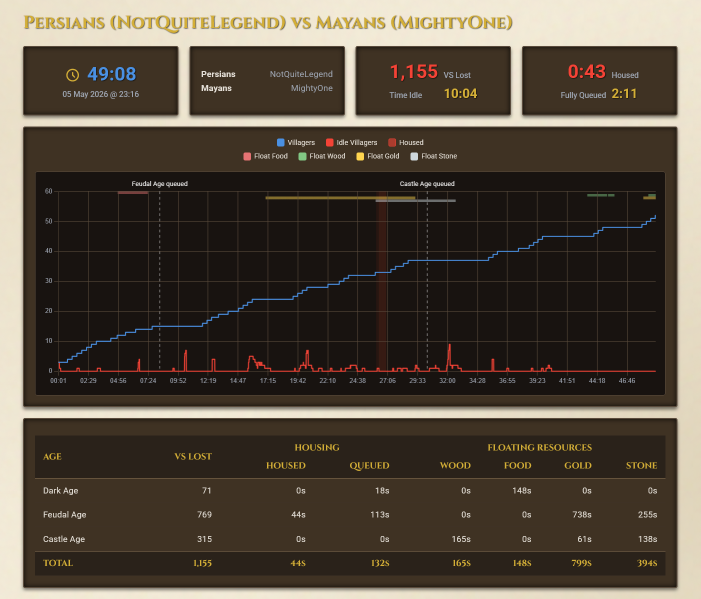
#> input picture report-sample.png, 1401 x 1197 px (shown at 1/2 size)
$ python -i poc_vision.py   (imports and definitions only)
#> lines starting #> are read from the running program, lines starting #| are printed output that depends on the picture; after the words box and inside, x2 and y2 are one past the last pixel; in counts of white or black regions, pixels touching at a corner belong together
#> further down, picture is the input picture: shape (1197, 1401, 3); mean B, G, R 61.3, 73.2, 82.9
import cv2
import numpy as np
import json
import os
import argparse
import time

"""
AoE2 Squire Vision Pipeline (Proof of Concept)
----------------------------------------------
This script implements a scale-invariant vision pipeline for extracting
game state from Age of Empires II: Definitive Edition.

ARCHITECTURAL PHILOSOPHY: "Detect First, Extract Second"
1. CALIBRATION: Detect UI scale and mod-specific geometry using fixed anchors (e.g., Red UI elements).
2. ANCHORING: Use a reference box (Wood) to find the vertical baseline of digits.
3. NORMALIZATION: Clip boxes to the detected baseline to ensure digits are vertically centered.
4. ROBUST OCR: Combine anchoring with standard vertical wiggle to maintain 100% accuracy across all resolutions.
"""

# ==========================================
# CONSTANTS & CONFIGURATION
# ==========================================

# --- Scale Detection ---
RED_PIXEL_MIN_COUNT = 12
RED_DIFF_THRESHOLD = 140     # Red must be this much higher than Green and Blue
ANCHOR_MIN_X = 0.5
ANCHOR_MAX_X = 0.95
ANCHOR_MIN_Y = 0.015
ANCHOR_MAX_Y = 0.035
UI_SCALE_MIN = 0.5
UI_SCALE_MAX = 2.0

# --- Mod Support (Anne_HK) ---
ANNE_HK_PIXEL_MIN_COUNT = 12
ANNE_HK_COLOR_DIFF_THRESHOLD = 150  # R and G must be this much higher than B
ANNE_HK_Y_ADJUST_FACTOR = 0.6       # Villager boxes expanded up by 60%
ANNE_HK_IDLE_W_ADJUST_FACTOR = 0.4   # Idle vils box expanded width by 40%
ANNE_HK_IDLE_RED_MIN = 150          # Red indicator threshold
ANNE_HK_IDLE_GB_MAX = 10            # Max Green/Blue for the red indicator

# --- Segmentation ---
SEG_GREY_TOLERANCE = 30
SEG_BRIGHTNESS_THRESHOLD = 100
SEG_REQUIRED_BRIGHTNESS = 230
BASELINE_MIN_AREA = 15

# --- Extraction Cleanup ---
OUT_GREY_TOLERANCE = 30
OUT_BRIGHTNESS_THRESHOLD_DEFAULT = 5
OUT_BRIGHTNESS_THRESHOLD_OVERLAY = 30

# --- Matching ---
WORKING_HEIGHT = 36
CANVAS_SIZE = 64
BLUR_SIGMA = 1.0
OFFSETS = [-1, 0, 1]

# --- OCR Tie-Breaker (0 vs 3/6/9) ---
TB_SSD_MARGIN = 0.20        # SSD difference must be within 20% for tie-breaker
TB_SYM_ZERO_MAX = 60        # Max symmetry score for a '0'
TB_SYM_ASYM_MIN = 40        # Min symmetry score for asymmetric digits
TB_ASYM_CHARS = {'3', '6', '9'}

# --- Scale Detection ---
BASELINE_MARGIN_PX = 263    # Standard 1080p right-side margin

# ==========================================
# 1. VISION UTILITIES (DETECTORS & FILTERS)
# ==========================================

# [77 lines left out: functions detect_ui_scale, detect_anne_hk_mod, detect_housed_overlay, contains_yellow, contains_red, not called in this run]

def apply_base_filter(img, grey_tol, brightness_thresh, overlay_mode=False, allow_yellow=False, ignore_color=False):
    """Filters image by greyness and brightness to isolate text."""
#> called with grey_tol = 30, brightness_thresh = 5, overlay_mode = False, allow_yellow = False, ignore_color = False
    if img is None or img.size == 0: return np.zeros((1, 1), dtype=np.uint8)
    if ignore_color:
        gray = cv2.cvtColor(img, cv2.COLOR_BGR2GRAY)
        _, cleaned = cv2.threshold(gray, brightness_thresh, 255, cv2.THRESH_TOZERO)
        return cleaned

    if overlay_mode:
        h, w = img.shape[:2]
        if h < 3 or w < 3: return np.zeros((h, w), dtype=np.uint8)
        bg_color = img[2, 2].astype(np.int16)
        subtracted = np.clip(img.astype(np.int16) - bg_color, 0, 255).astype(np.uint8)
        gray_sub = cv2.cvtColor(subtracted, cv2.COLOR_BGR2GRAY)
        normalized = cv2.normalize(gray_sub, None, 0, 255, cv2.NORM_MINMAX)
        _, cleaned = cv2.threshold(normalized, brightness_thresh, 255, cv2.THRESH_TOZERO)
        return cleaned

    if len(img.shape) == 3:
        b, g, r = img[:, :, 0], img[:, :, 1], img[:, :, 2]
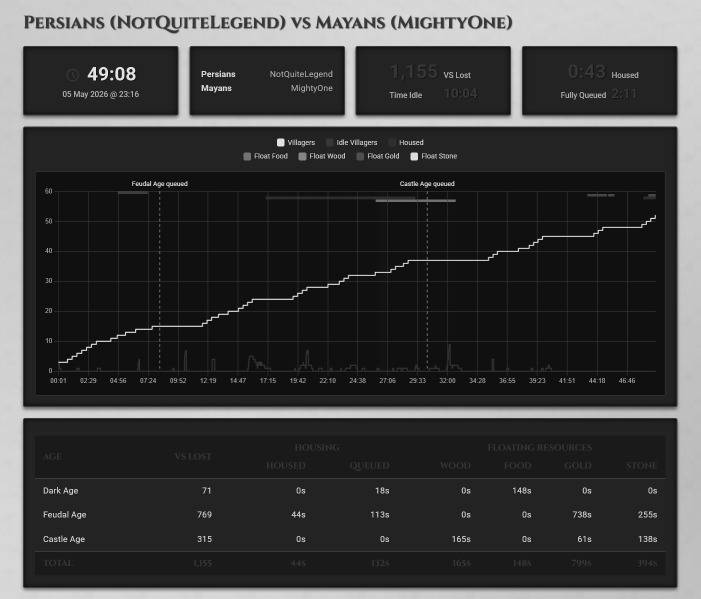
#> b: shape (1197, 1401) (shown at 1/2 size); min 10, max 255, mean 61.3
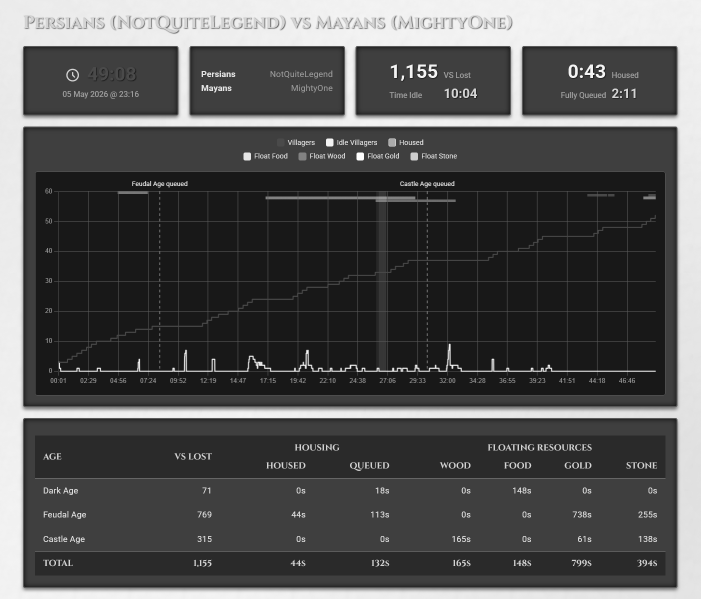
#> r: shape (1197, 1401) (shown at 1/2 size); min 17, max 255, mean 82.9
        max_val, min_val = np.max(img, axis=2).astype(np.int16), np.min(img, axis=2).astype(np.int16)
        to_keep = (max_val - min_val <= grey_tol)
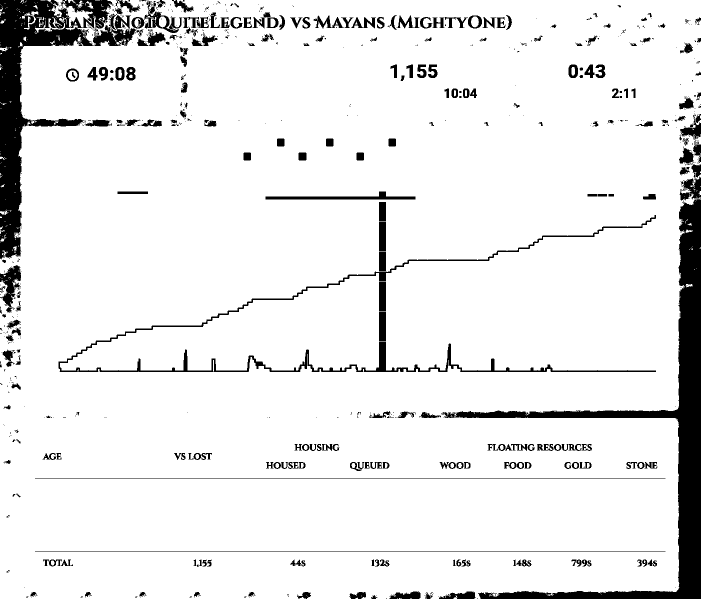
#> to_keep: shape (1197, 1401) bool (shown at 1/2 size); 91.5% white; 682 black regions (424 under 20 px), largest, box (x1, y1, x2, y2) and area: (882, 353, 1401, 1197) 46281, (0, 0, 273, 519) 35783, (117, 430, 1312, 744) 11616
        if allow_yellow:
            is_yellow = (r > 150) & (g > 150) & (np.abs(r.astype(np.int16) - g.astype(np.int16)) < 50) & (b < max_val - 15)
            to_keep |= is_yellow
        filtered = np.zeros(max_val.shape, dtype=np.uint8)
        filtered[to_keep] = max_val.astype(np.uint8)[to_keep]
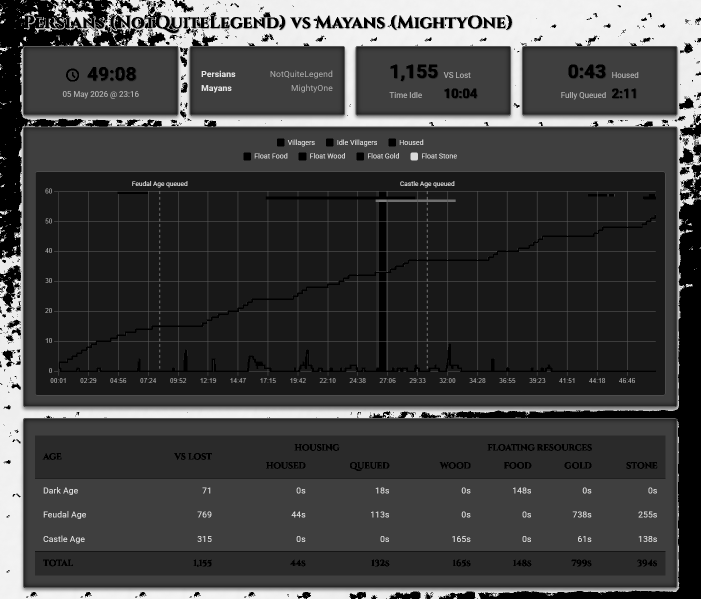
#> filtered: shape (1197, 1401) (shown at 1/2 size); min 0, max 255, mean 65.5
    else:
        filtered = img

    _, cleaned = cv2.threshold(filtered, brightness_thresh, 255, cv2.THRESH_TOZERO)
    return cleaned

def cleanup_box(box_img, overlay_mode=False, allow_yellow=False, ignore_color=False):
    """Produces a clean output image for the matcher."""
    thresh = OUT_BRIGHTNESS_THRESHOLD_OVERLAY if overlay_mode else OUT_BRIGHTNESS_THRESHOLD_DEFAULT
    return apply_base_filter(box_img, OUT_GREY_TOLERANCE, thresh, overlay_mode, allow_yellow, ignore_color)

# ==========================================
# 2. MATCHING LOGIC
# ==========================================

# [115 lines left out: functions calculate_h_symmetry, prepare_canvas, load_templates, match_digit_to_template, calculate_ssd_for_char, not called in this run]

# ==========================================
# 3. SEGMENTATION ENGINE
# ==========================================

def get_components_recursive(roi_bgr, ui_scale, grey_tolerance, brightness_threshold,
                             overlay_mode=False, allow_yellow=False, ignore_color=False,
                             offset_x=0, offset_y=0, connectivity=8, required_brightness=230):
    """
    Finds connected components in a box. If a component is unusually wide (indicating
    overlapping digits), it recursively re-segments that sub-region with stricter
    thresholds to force a split.
    """
#> called with ui_scale = 1, grey_tolerance = 30, brightness_threshold = 100, overlay_mode = False, allow_yellow = False, ignore_color = False, offset_x = 0, offset_y = 0
    min_area = int(BASELINE_MIN_AREA * (ui_scale ** 2))
    req_bright = required_brightness if not ignore_color else 150

    seg = apply_base_filter(roi_bgr, grey_tolerance, brightness_threshold, overlay_mode, allow_yellow, ignore_color)
    binary = (seg > 0).astype(np.uint8)
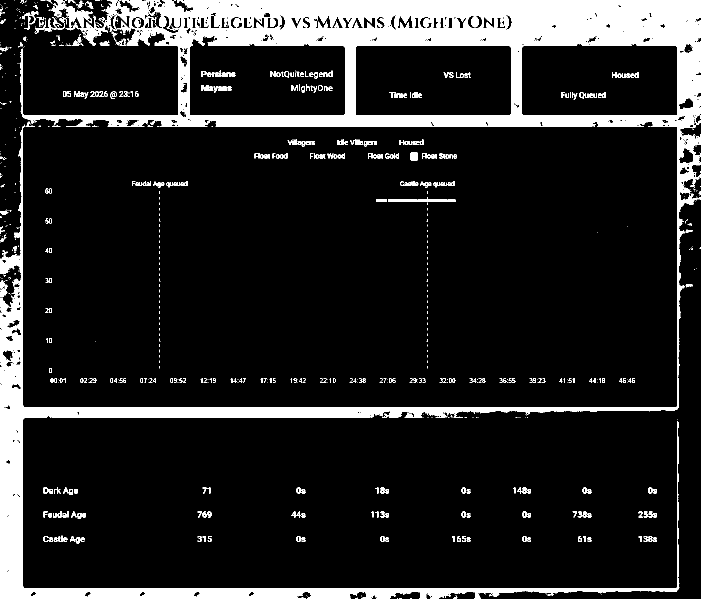
#> binary: shape (1197, 1401) (shown at 1/2 size); values 0 (black) and 1 (white), 13.8% white; 848 white regions (488 under 20 px), largest, box (x1, y1, x2, y2) and area: (0, 0, 1401, 1197) 210044, (102, 0, 186, 55) 1533, (70, 34, 130, 68) 467
    num_labels, labels, stats, _ = cv2.connectedComponentsWithStats(binary, connectivity=connectivity)
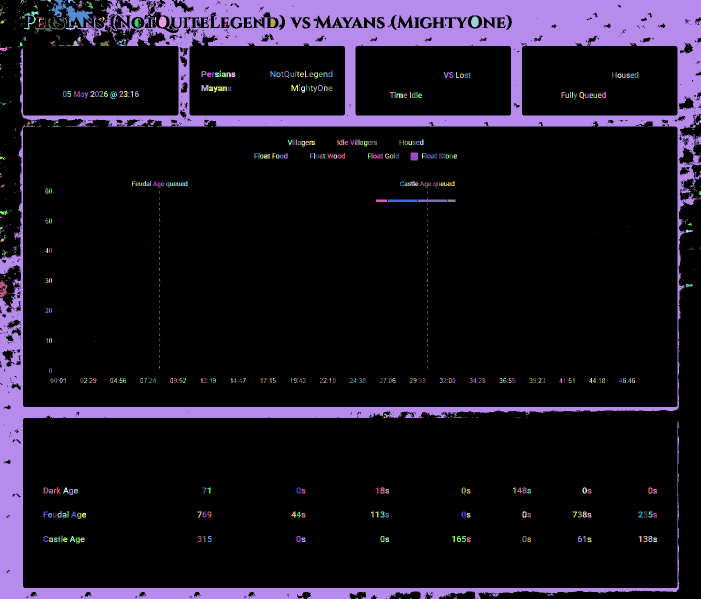
#> labels: shape (1197, 1401) int32 (shown at 1/2 size); 849 distinct labels, from 0 to 848; one colour per label, 0 black
#> num_labels = 849; stats = 849 rows, first 6: [0, 0, 1401, 1197, 1445361], [29, 0, 1, 1, 1], [40, 0, 8, 7, 22], [51, 1, 2, 4, 5], [81, 0, 10, 1, 10], [93, 0, 9, 4, 21]

    valid_indices = []
    for i in range(1, num_labels):
        if stats[i, cv2.CC_STAT_AREA] >= min_area:
            x, y, w, h = stats[i, cv2.CC_STAT_LEFT], stats[i, cv2.CC_STAT_TOP], stats[i, cv2.CC_STAT_WIDTH], stats[i, cv2.CC_STAT_HEIGHT]
            # Check if component has at least one bright pixel
            component_mask = (labels[y:y+h, x:x+w] == i)
            if np.any(component_mask):
                if np.max(seg[y:y+h, x:x+w][component_mask]) >= req_bright:
                    valid_indices.append(i)
#> this loop made 848 passes
#> (x, y, w, h) on passes 2, 5, 6, 8, 9, 13, 16, 31, 36, 55, 69, 70: (40, 0, 8, 7), (93, 0, 9, 4), (102, 0, 84, 55), (136, 0, 16, 7), (152, 1, 16, 15), (0, 0, 1401, 1197), (172, 2, 15, 15), (66, 10, 10, 9), (0, 15, 6, 16), (48, 22, 29, 37), (44, 32, 6, 7), (56, 33, 6, 11)
#> after the loop, valid_indices = 63 values from 2 to 840

    if not valid_indices: return []

    img_h, img_w = roi_bgr.shape[:2]
#> img_h = 1197; img_w = 1401
    if len(valid_indices) == 1:
        idx = valid_indices[0]
        w, h = stats[idx, cv2.CC_STAT_WIDTH], stats[idx, cv2.CC_STAT_HEIGHT]
        if w == img_w and h == img_h and (w + 2 > h):
            max_allowed_val = max(2, int(0.3 * h))
            min_dist = max(2, int(3 * ui_scale))
            proj = np.sum(binary, axis=0)

            perfect_valleys = []
            regular_valleys = []

            for cx in range(min_dist, w - min_dist):
                val = proj[cx]
                is_local_min = val <= proj[cx - 1] and val <= proj[cx + 1]
                if is_local_min and val <= max_allowed_val:
                    regular_valleys.append((cx, val))
                    if w > h + 1:
                        w_left = cx
                        w_right = w - cx
                        num_wide = (1 if w_left + 2 > h else 0) + (1 if w_right + 2 > h else 0)
                        balance = min(w_left, w_right) / max(w_left, w_right)
                        if num_wide == 0 and balance >= 0.7:  # neither half is less than 70% of the other
                            perfect_valleys.append((cx, val))

            if perfect_valleys:
                perfect_valleys.sort(key=lambda item: item[1])
                best_valley = perfect_valleys[0][0]
                split_roi = roi_bgr.copy()
                split_roi[:, best_valley] = 0
                return get_components_recursive(split_roi, ui_scale, SEG_GREY_TOLERANCE, SEG_BRIGHTNESS_THRESHOLD, overlay_mode, allow_yellow, ignore_color, offset_x, offset_y, connectivity, required_brightness)

            if brightness_threshold < 160:
                return get_components_recursive(roi_bgr, ui_scale, grey_tolerance, brightness_threshold + 10, overlay_mode, allow_yellow, ignore_color, offset_x, offset_y, connectivity, required_brightness)
            if grey_tolerance > 2:
                return get_components_recursive(roi_bgr, ui_scale, grey_tolerance - 2, brightness_threshold, overlay_mode, allow_yellow, ignore_color, offset_x, offset_y, connectivity, required_brightness)

            # Valley Splitting: Try to split the wide merged component vertically using the regular valleys
            if regular_valleys:
                # Select the single best valley by minimising the number of resulting wide parts
                best_valley = None
                best_num_wide = 3  # Greater than max possible outcome (2)
                best_proj_val = 999999

                for cx, val in regular_valleys:
                    w_left = cx
                    w_right = w - cx
                    num_wide = (1 if w_left + 2 > h else 0) + (1 if w_right + 2 > h else 0)

                    if num_wide < best_num_wide:
                        best_num_wide = num_wide
                        best_valley = cx
                        best_proj_val = val
                    elif num_wide == best_num_wide:
                        # Tie-breaker: prefer the deeper valley (lower projection count)
                        if val < best_proj_val:
                            best_valley = cx
                            best_proj_val = val

                if best_valley is not None:
                    split_roi = roi_bgr.copy()
                    split_roi[:, best_valley] = 0
                    # Recurse on split ROI, resetting thresholding parameters to their high-quality defaults
                    return get_components_recursive(split_roi, ui_scale, SEG_GREY_TOLERANCE, SEG_BRIGHTNESS_THRESHOLD, overlay_mode, allow_yellow, ignore_color, offset_x, offset_y, connectivity, required_brightness)

            # Fallback to 4-connectivity as a last resort
            if connectivity == 8:
                return get_components_recursive(roi_bgr, ui_scale, grey_tolerance, brightness_threshold, overlay_mode, allow_yellow, ignore_color, offset_x, offset_y, 4, required_brightness)
            return [{'x': offset_x, 'y': offset_y, 'w': w, 'h': h}]

    results = []
    for i in valid_indices:
        x, y, w, h = stats[i, 0], stats[i, 1], stats[i, 2], stats[i, 3]
        if w + 2 > h:
            isolated_roi = roi_bgr[y:y+h, x:x+w].copy()
            isolated_roi[labels[y:y+h, x:x+w] != i] = 0
            results.extend(get_components_recursive(isolated_roi, ui_scale, grey_tolerance, brightness_threshold, overlay_mode, allow_yellow, ignore_color, offset_x + x, offset_y + y, connectivity, required_brightness))
        else:
            results.append({'x': offset_x + x, 'y': offset_y + y, 'w': w, 'h': h})
#> this loop made 63 passes
#> i on passes 7 to 18: 16, 31, 36, 55, 69, 72, 73, 79, 82, 83, 89, 91
#> (i, x, y) on passes 1, 2, 4, 5: (2, 40, 0), (5, 93, 0), (8, 136, 0), (9, 152, 1)
#> pass 3, in apply_base_filter (call 19), `b, g, r = img[:, :, 0], img[:, :, 1], img[:, :, 2]`:
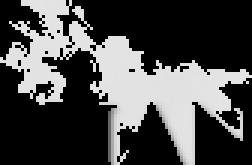
#> g: shape (55, 84) (shown 3 times larger); min 0, max 228, mean 73.6
    return results

def segment_box(box_img, out_img, ui_scale, overlay_mode=False, bright_threshold=230, allow_yellow=False, ignore_color=False):
    """
    Segments a processed box image into individual digit components.
    Uses recursive connected components analysis for robust extraction.
    """
    boxes = get_components_recursive(box_img, ui_scale, SEG_GREY_TOLERANCE, SEG_BRIGHTNESS_THRESHOLD,
                                     overlay_mode, allow_yellow, ignore_color, required_brightness=bright_threshold)
    boxes.sort(key=lambda d: d['x'])

    # Post-processing: Merge horizontally overlapping components
    # This prevents vertically fractured characters (like the top and bottom of a '2')
    # from being treated as separate digits.
    merged_boxes = []
    for db in boxes:
        if not merged_boxes:
            merged_boxes.append(db)
            continue

        prev = merged_boxes[-1]
        # Check for horizontal overlap (strict)
        if db['x'] < prev['x'] + prev['w']:
            # Calculate potential merged dimensions
            new_x = min(prev['x'], db['x'])
            new_y = min(prev['y'], db['y'])
            new_right = max(prev['x'] + prev['w'], db['x'] + db['w'])
            new_bottom = max(prev['y'] + prev['h'], db['y'] + db['h'])
            new_w = new_right - new_x
            new_h = new_bottom - new_y

            # Only merge if the combined box is not considered "wide" (multiple digits)
            if new_w + 2 <= new_h:
                merged_boxes[-1] = {
                    'x': new_x,
                    'y': new_y,
                    'w': new_w,
                    'h': new_h
                }
            else:
                merged_boxes.append(db)
        else:
            merged_boxes.append(db)
#> this loop made 58 passes
#> db on passes 1 to 12: {'x': 0, 'y': 249, 'w': 749, 'h': 948}, {'x': 0, 'y': 15, 'w': 6, 'h': 16}, {'x': 0, 'y': 560, 'w': 15, 'h': 35}, {'x': 26, 'y': 492, 'w': 7, 'h': 10}, {'x': 40, 'y': 84, 'w': 5, 'h': 9}, {'x': 47, 'y': 73, 'w': 6, 'h': 9}, {'x': 48, 'y': 22, 'w': 29, 'h': 37}, {'x': 79, 'y': 47, 'w': 5, 'h': 7}, {'x': 130, 'y': 36, 'w': 3, 'h': 13}, {'x': 139, 'y': 34, 'w': 4, 'h': 21}, {'x': 153, 'y': 25, 'w': 17, 'h': 30}, {'x': 203, 'y': 34, 'w': 6, 'h': 8}

    boxes = merged_boxes

    digits = []
    for db in boxes:
        y, h = db['y'], db['h']
        digits.append(out_img[y : y+h, db['x'] : db['x']+db['w']])
#> this loop made 2 passes
#> db on passes 1 to 2: {'x': 0, 'y': 0, 'w': 749, 'h': 1197}, {'x': 750, 'y': 0, 'w': 651, 'h': 1192}
    return digits, boxes

def extract_digits(box_img, ui_scale=1.0, overlay_mode=False, allow_yellow=False, ignore_color=False):
    """Wrapper for cleanup and segmentation (backwards compatibility)."""
    out_img = cleanup_box(box_img, overlay_mode, allow_yellow, ignore_color)
    digits, _ = segment_box(box_img, out_img, ui_scale, overlay_mode, allow_yellow=allow_yellow, ignore_color=ignore_color)
    return digits

# ==========================================
# 4. VISION PIPELINE
# ==========================================

class ExtractorPipeline:
    # [65 lines left out: functions __init__, calibrate, _detect_baseline, not called in this run]

    def _get_raw_coords(self, name, coords):
        return (int(coords['x_px'] * self.ui_scale), int(coords['y_px'] * self.ui_scale),
                int(coords['w_px'] * self.ui_scale), int(coords['h_px'] * self.ui_scale))

    # [158 lines left out: functions get_element_coords, process_box, run, process_frame, process_image, main, not called in this run]

# [2 lines not run here, left out]

>>> import cv2
>>> picture = cv2.imread('../report-sample.png')
>>> result = extract_digits(picture)
